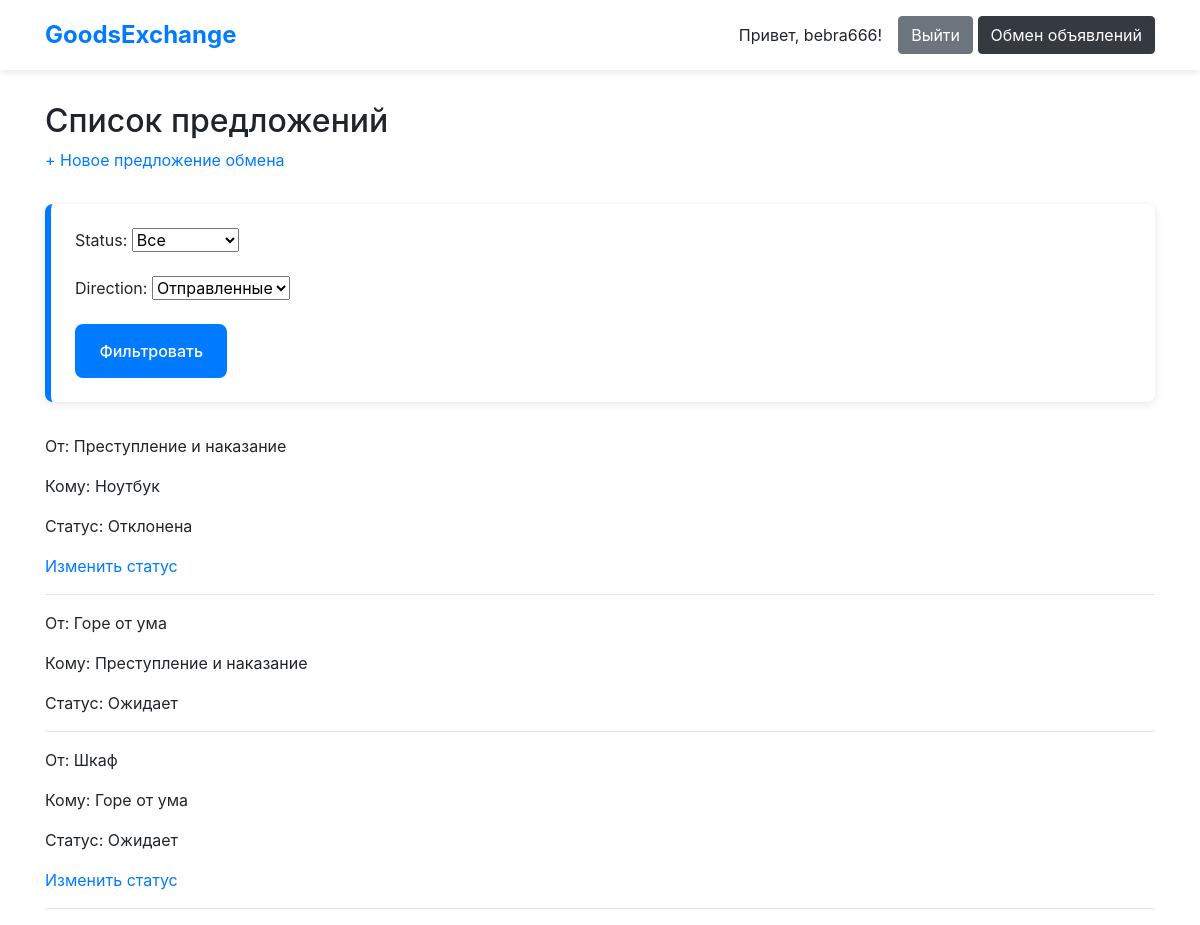
The app's page /proposals/ (signed in) with its own data.
### exchange_app/models.py (models this page shows, shortened)
class ExchangeProposal(models.Model):
    STATUS_CHOICES = [
        ('pending', 'Ожидает'),
        ('accepted', 'Принята'),
        ('rejected', 'Отклонена'),
    ]
    ad_sender = models.ForeignKey(
        Ad,
        on_delete=models.CASCADE,
        related_name='sent_proposals'
    )
    ad_receiver = models.ForeignKey(
        Ad,
        on_delete=models.CASCADE,
        related_name='received_proposals'
    )
    comment = models.TextField(blank=True)
    status = models.CharField(
        max_length=20,
        choices=STATUS_CHOICES,
        default='pending'
    )
    created_at = models.DateTimeField(auto_now_add=True)

class Ad(models.Model):
    CATEGORY_CHOICES = [
        ('electronics', 'Электроника'),
        ('books', 'Книги'),
        ('clothing', 'Одежда'),
        ('other', 'Другое'),
    ]
    CONDITION_CHOICES = [
        ('new', 'Новый'),
        ('used', 'Б/У'),
        ('broken', 'Неисправный'),
    ]
    user = models.ForeignKey(User, on_delete=models.CASCADE)
    title = models.CharField(max_length=200)
    description = models.TextField()
    image_url = models.URLField(blank=True, null=True)
    category = models.CharField(max_length=50, choices=CATEGORY_CHOICES)
    condition = models.CharField(max_length=50, choices=CONDITION_CHOICES)
    created_at = models.DateTimeField(auto_now_add=True)

### exchange_app/views.py (the view)
# urls.py: path('proposals/', ExchangeProposalListView.as_view(), name='proposal-list'),
class ExchangeProposalListView(LoginRequiredMixin, ListView):
    model = ExchangeProposal
    template_name = 'exchange/proposal_list.html'
    def get_queryset(self):
        queryset = super().get_queryset()
        form = ProposalFilterForm(self.request.GET)
        if form.is_valid():
            data = form.cleaned_data
            if data.get('direction') == 'sent':
                queryset = queryset.filter(ad_sender__user=self.request.user)
            elif data.get('direction') == 'received':
                queryset = queryset.filter(ad_receiver__user=self.request.user)
            if data.get('status'):
                queryset = queryset.filter(status=data['status'])
        return queryset
    def get_context_data(self, **kwargs):
        context = super().get_context_data(**kwargs)
        context['form'] = ProposalFilterForm(self.request.GET)
        return context

### exchange_app/forms.py
class ProposalFilterForm(forms.Form):
    STATUS_CHOICES = [
        ('', 'Все'),
        *ExchangeProposal.STATUS_CHOICES
    ]
    status = forms.ChoiceField(choices=STATUS_CHOICES, required=False)
    direction = forms.ChoiceField(
        choices=[('sent', 'Отправленные'), ('received', 'Полученные')],
        required=False
    )

### exchange_app/templates/Exchange/proposal_list.html
{% extends 'base.html' %}
{% block content %}
<h2>Список предложений</h2>
{% if user.is_authenticated %}
    <a href="{% url 'proposal-create' %}">+ Новое предложение обмена</a>
{% endif %}
<form method="get" class="filter-form">
    {{ form.as_p }}
    <button type="submit" class="btn btn-sm btn-primary">Фильтровать</button>
</form>
{% for proposal in object_list %}
<div class="proposal">
    <p>От: {{ proposal.ad_sender.title }}</p>
    <p>Кому: {{ proposal.ad_receiver.title }}</p>
    <p>Статус: {{ proposal.get_status_display }}</p>
    {% if proposal.ad_receiver.user == user %}
    <a href="{% url 'proposal-update' proposal.pk %}">Изменить статус</a>
    {% endif %}
</div>
<hr>
{% endfor %}
{% endblock %}

### exchange_app/templates/base.html (shortened to what this page needs)
<!DOCTYPE html>
<html lang="ru">
<head>
    <link rel="stylesheet" href="https://stackpath.bootstrapcdn.com/bootstrap/4.5.2/css/bootstrap.min.css">
</head>
<body>
    <header>
        <div class="container">
            <div class="header-content">
                <a href="/" class="brand">GoodsExchange</a>
                <div class="auth-links">
                    {% if user.is_authenticated %}
                        <span>Привет, {{ user.username }}!</span>
                        <form action="{% url 'logout' %}" method="post">
                            <button type="submit" class="btn btn-secondary">Выйти</button>
                            <a href="{% url 'proposal-list' %}" class="btn btn-dark">Обмен объявлений</a>
                        </form>
                    {% else %}
                        <a href="{% url 'login' %}" class="btn btn-primary">Войти</a>
                        <a href="{% url 'signup' %}" class="btn btn-secondary">Регистрация</a>
                    {% endif %}
                </div>
            </div>
        </div>
    </header>
    <main class="container">
        {% block content %}{% endblock %}
    </main>
</body>
</html>

### exchange_app/templates/base.html (style rules this page uses)
:root { --primary: #4a90e2; --secondary: #6c757d; --success: #28a745; --light: #f8f9fa; --dark: #343a40; --border-radius: 8px; --box-shadow: 0 2px 8px rgba(0,0,0,0.1); }
.filter-form button, .filter-form .btn { padding: 0.8rem 1.4rem; font-size: 1rem; border-radius: var(--border-radius); font-weight: 500; transition: all 0.25s ease; background-color: var(--primary); color: #fff; border: 2px solid var(--primary); }
* { box-sizing: border-box; margin: 0; padding: 0; font-family: -apple-system, BlinkMacSystemFont, 'Segoe UI', Roboto, sans-serif; }
body { background-color: #f4f6f8; line-height: 1.6; color: var(--dark); }
.filter-form { background: #ffffff; padding: 2rem; border-radius: var(--border-radius); box-shadow: var(--box-shadow); margin: 2rem 0; border-left: 6px solid var(--primary); transition: box-shadow 0.3s ease; }
.container { max-width: 1200px; margin: 0 auto; padding: 0 20px; }
header { background: white; box-shadow: var(--box-shadow); padding: 1rem 0; margin-bottom: 2rem; }
.header-content { display: flex; justify-content: space-between; align-items: center; }
.brand { font-size: 1.5rem; font-weight: 700; color: var(--primary); text-decoration: none; }
.auth-links { display: flex; gap: 1rem; align-items: center; }
.btn { display: inline-flex; align-items: center; padding: 0.6rem 1.2rem; border-radius: var(--border-radius); text-decoration: none; transition: all 0.2s ease; font-weight: 500; }
.btn-primary { background: var(--primary); color: white; border: 2px solid var(--primary); }
.btn-secondary { background: var(--secondary); color: white; border: 2px solid var(--secondary); }
.filter-form { background: white; padding: 1.5rem; border-radius: var(--border-radius); box-shadow: var(--box-shadow); margin: 2rem 0; }

### records on screen
ExchangeProposal: ad_sender "Преступление и наказание", ad_receiver "Ноутбук", status "Отклонена", shows "Изменить статус"
ExchangeProposal: ad_sender "Горе от ума", ad_receiver "Преступление и наказание", status "Ожидает"
ExchangeProposal: ad_sender "Шкаф", ad_receiver "Горе от ума", status "Ожидает", shows "Изменить статус"

### other values on screen
{{ user.username }} "bebra666"
